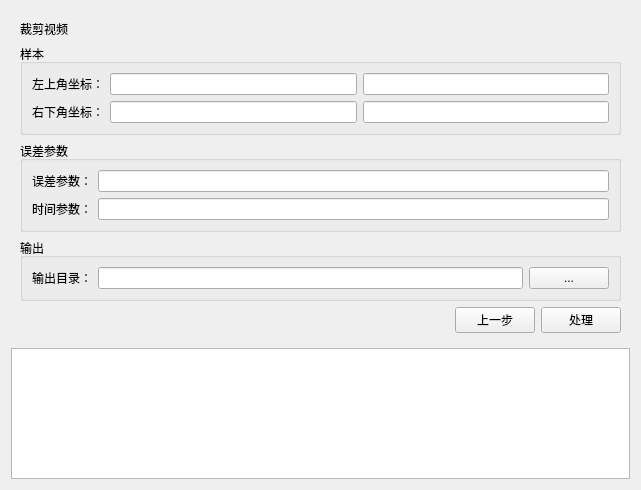
<?xml version="1.0" encoding="UTF-8"?>
<ui version="4.0">
 <class>Dialog</class>
 <widget class="QDialog" name="Dialog">
  <property name="geometry">
   <rect>
    <x>0</x>
    <y>0</y>
    <width>641</width>
    <height>490</height>
   </rect>
  </property>
  <property name="windowTitle">
   <string>Dialog</string>
  </property>
  <layout class="QVBoxLayout" name="verticalLayout_4">
   <item>
    <widget class="QStackedWidget" name="stackedWidget">
     <property name="currentIndex">
      <number>1</number>
     </property>
     <widget class="QWidget" name="page">
      <layout class="QGridLayout" name="gridLayout">
       <item row="0" column="0">
        <layout class="QVBoxLayout" name="verticalLayout_2">
         <item>
          <layout class="QVBoxLayout" name="verticalLayout">
           <item>
            <widget class="QLabel" name="label_3">
             <property name="text">
              <string>截取视频图片</string>
             </property>
            </widget>
           </item>
           <item>
            <layout class="QHBoxLayout" name="horizontalLayout_2">
             <item>
              <widget class="QLabel" name="label">
               <property name="text">
                <string>视频文件：</string>
               </property>
              </widget>
             </item>
             <item>
              <widget class="QLineEdit" name="edit_video_path"/>
             </item>
             <item>
              <widget class="QPushButton" name="btn_video_path">
               <property name="text">
                <string>...</string>
               </property>
              </widget>
             </item>
            </layout>
           </item>
           <item>
            <layout class="QHBoxLayout" name="horizontalLayout_3">
             <item>
              <widget class="QLabel" name="label_2">
               <property name="text">
                <string>时       间：</string>
               </property>
              </widget>
             </item>
             <item>
              <widget class="QLineEdit" name="edit_time"/>
             </item>
             <item>
              <spacer name="horizontalSpacer_2">
               <property name="orientation">
                <enum>Qt::Horizontal</enum>
               </property>
               <property name="sizeHint" stdset="0">
                <size>
                 <width>40</width>
                 <height>20</height>
                </size>
               </property>
              </spacer>
             </item>
            </layout>
           </item>
          </layout>
         </item>
         <item>
          <spacer name="verticalSpacer">
           <property name="orientation">
            <enum>Qt::Vertical</enum>
           </property>
           <property name="sizeHint" stdset="0">
            <size>
             <width>20</width>
             <height>40</height>
            </size>
           </property>
          </spacer>
         </item>
         <item>
          <layout class="QHBoxLayout" name="horizontalLayout_4">
           <item>
            <spacer name="horizontalSpacer">
             <property name="orientation">
              <enum>Qt::Horizontal</enum>
             </property>
             <property name="sizeHint" stdset="0">
              <size>
               <width>40</width>
               <height>20</height>
              </size>
             </property>
            </spacer>
           </item>
           <item>
            <widget class="QPushButton" name="btn_next">
             <property name="text">
              <string>下一步</string>
             </property>
            </widget>
           </item>
           <item>
            <widget class="QPushButton" name="btn_get_img">
             <property name="text">
              <string>处理</string>
             </property>
            </widget>
           </item>
          </layout>
         </item>
        </layout>
       </item>
      </layout>
     </widget>
     <widget class="QWidget" name="page_2">
      <layout class="QVBoxLayout" name="verticalLayout_3">
       <item>
        <widget class="QLabel" name="label_8">
         <property name="text">
          <string>裁剪视频</string>
         </property>
        </widget>
       </item>
       <item>
        <widget class="QGroupBox" name="groupBox">
         <property name="title">
          <string>样本</string>
         </property>
         <layout class="QGridLayout" name="gridLayout_4">
          <item row="0" column="0">
           <layout class="QGridLayout" name="gridLayout_2">
            <item row="0" column="0">
             <widget class="QLabel" name="label_4">
              <property name="text">
               <string>左上角坐标：</string>
              </property>
             </widget>
            </item>
            <item row="0" column="1">
             <widget class="QLineEdit" name="edit_x0"/>
            </item>
            <item row="0" column="2">
             <widget class="QLineEdit" name="edit_y0"/>
            </item>
            <item row="1" column="0">
             <widget class="QLabel" name="label_5">
              <property name="text">
               <string>右下角坐标：</string>
              </property>
             </widget>
            </item>
            <item row="1" column="1">
             <widget class="QLineEdit" name="edit_x1"/>
            </item>
            <item row="1" column="2">
             <widget class="QLineEdit" name="edit_y1"/>
            </item>
           </layout>
          </item>
         </layout>
        </widget>
       </item>
       <item>
        <widget class="QGroupBox" name="groupBox_2">
         <property name="title">
          <string>误差参数</string>
         </property>
         <layout class="QGridLayout" name="gridLayout_5">
          <item row="0" column="0">
           <layout class="QGridLayout" name="gridLayout_3">
            <item row="0" column="0">
             <widget class="QLabel" name="label_6">
              <property name="text">
               <string>误差参数：</string>
              </property>
             </widget>
            </item>
            <item row="0" column="1">
             <widget class="QLineEdit" name="edit_error_size"/>
            </item>
            <item row="1" column="0">
             <widget class="QLabel" name="label_7">
              <property name="text">
               <string>时间参数：</string>
              </property>
             </widget>
            </item>
            <item row="1" column="1">
             <widget class="QLineEdit" name="edit_error_time"/>
            </item>
           </layout>
          </item>
         </layout>
        </widget>
       </item>
       <item>
        <widget class="QGroupBox" name="groupBox_3">
         <property name="title">
          <string>输出</string>
         </property>
         <layout class="QHBoxLayout" name="horizontalLayout">
          <item>
           <widget class="QLabel" name="label_9">
            <property name="text">
             <string>输出目录：</string>
            </property>
           </widget>
          </item>
          <item>
           <widget class="QLineEdit" name="edit_out_path"/>
          </item>
          <item>
           <widget class="QPushButton" name="btn_out_path">
            <property name="text">
             <string>...</string>
            </property>
           </widget>
          </item>
         </layout>
        </widget>
       </item>
       <item>
        <spacer name="verticalSpacer_2">
         <property name="orientation">
          <enum>Qt::Vertical</enum>
         </property>
         <property name="sizeHint" stdset="0">
          <size>
           <width>20</width>
           <height>40</height>
          </size>
         </property>
        </spacer>
       </item>
       <item>
        <layout class="QHBoxLayout" name="horizontalLayout_5">
         <item>
          <spacer name="horizontalSpacer_3">
           <property name="orientation">
            <enum>Qt::Horizontal</enum>
           </property>
           <property name="sizeHint" stdset="0">
            <size>
             <width>40</width>
             <height>20</height>
            </size>
           </property>
          </spacer>
         </item>
         <item>
          <widget class="QPushButton" name="btn_prv">
           <property name="text">
            <string>上一步</string>
           </property>
          </widget>
         </item>
         <item>
          <widget class="QPushButton" name="btn_cut">
           <property name="text">
            <string>处理</string>
           </property>
          </widget>
         </item>
        </layout>
       </item>
      </layout>
     </widget>
    </widget>
   </item>
   <item>
    <widget class="QTextBrowser" name="text_log"/>
   </item>
  </layout>
 </widget>
 <resources/>
 <connections/>
</ui>
